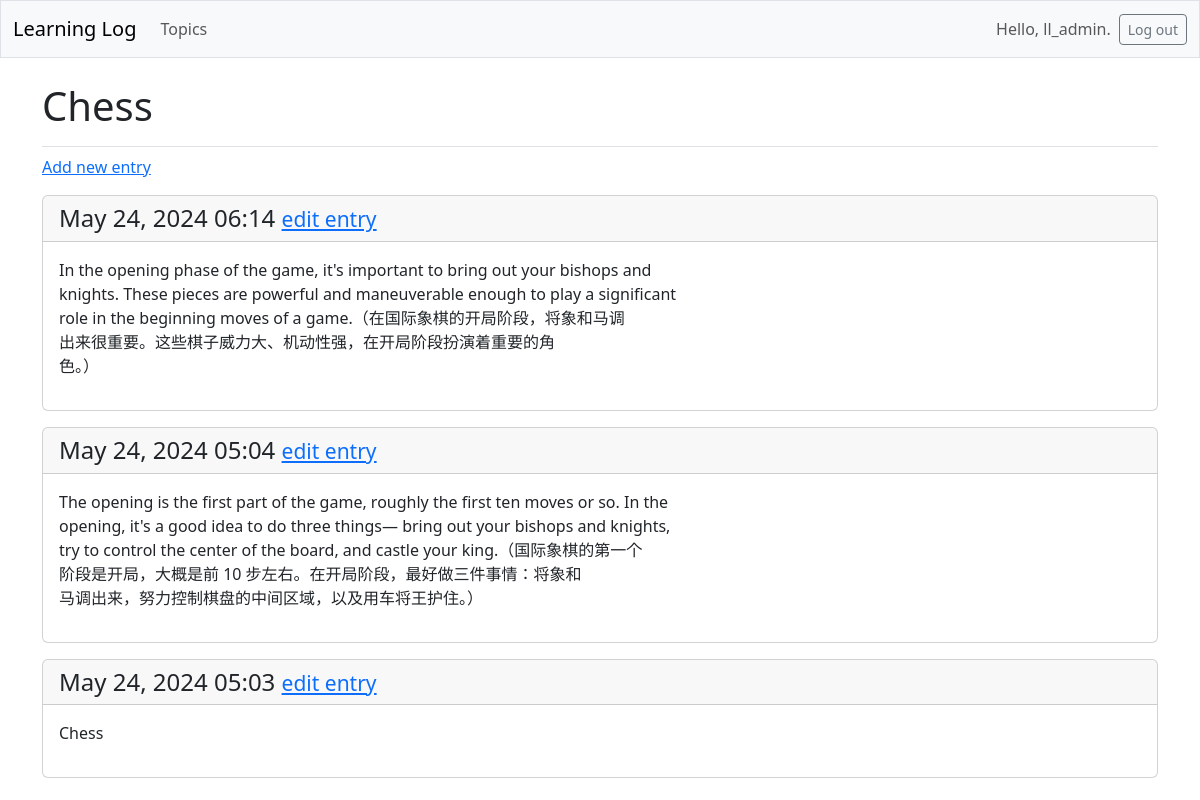
The page /topics/3/ (signed in) on the database its author committed.
### learning_logs/models.py (models this page shows, shortened)
class Topic(models.Model):
    text=models.CharField(max_length=200)
    date_added=models.DateTimeField(auto_now_add=True)
    owner = models.ForeignKey(User, on_delete=models.CASCADE)

class Entry(models.Model):
    topic = models.ForeignKey(Topic, on_delete=models.CASCADE)
    text = models.TextField()
    date_added = models.DateTimeField(auto_now_add=True)
    class Meta:
        verbose_name_plural = 'entries'

### learning_logs/views.py (the view)
# urls.py: path('topics/<int:topic_id>/', views.topic, name='topic'),
@login_required
def topic(request, topic_id):
    topic = Topic.objects.get(id=topic_id)
    if topic.owner != request.user:
        raise Http404
    entries = topic.entry_set.order_by('-date_added')
    context = {'topic': topic, 'entries': entries}
    return render(request, 'learning_logs/topic.html', context)

### learning_logs/templates/learning_logs/topic.html
{% extends 'learning_logs/base.html' %}
❶ {% block page_header %}
<h1>{{ topic.text }}</h1>
{% endblock page_header %}
{% block content %}
<p>
<a href="{% url 'learning_logs:new_entry' topic.id %}">Add new entry</a>
</p>
{% for entry in entries %}
 <div class="card mb-3">
 <h4 class="card-header">
{{ entry.date_added|date:'M d, Y H:i' }}
 <small><a href="{% url 'learning_logs:edit_entry' entry.id %}">
edit entry</a></small>
</h4>
 <div class="card-body">{{ entry.text|linebreaks }}</div>
</div>
{% empty %}
 <p>There are no entries for this topic yet.</p>
{% endfor %}
{% endblock content %}

### learning_logs/templates/learning_logs/base.html (shortened to what this page needs)
<!doctype html>
<html lang="en">
<head>
{% load django_bootstrap5 %}
{% bootstrap_css %}
</head>
<body>
<nav class="navbar navbar-expand-md navbar-light bg-light mb-4 border">
<div class="container-fluid">
<a class="navbar-brand" href="{% url 'learning_logs:index' %}">
Learning Log</a>
 <div class="collapse navbar-collapse" id="navbarCollapse">
<ul class="navbar-nav me-auto mb-2 mb-md-0">
 <li class="nav-item">
 <a class="nav-link" href="{% url 'learning_logs:topics' %}">
Topics</a></li>
</ul>
<ul class="navbar-nav ms-auto mb-2 mb-md-0">
{% if user.is_authenticated %}
<li class="nav-item">
<span class="navbar-text me-2">Hello, {{ user.username }}.
</span></li>
{% endif %}
</ul>
{% if user.is_authenticated %}
<form action="{% url 'accounts:logout' %}" method='post'>
 <button name='submit' class='btn btn-outline-secondary btn-sm'>
Log out</button>
</form>
{% endif %}
</div>
</div>
</nav>
<main class="container">
<div class="pb-2 mb-2 border-bottom">
{% block page_header %}{% endblock page_header %}
</div>
<div>
{% block content %}{% endblock content %}
</div>
</main>
</body>
</html>

### rows shown on the page
Topic: text "Chess"
Entry: date_added "May 24, 2024 06:14", text "In the opening phase of the game, it's important to bring out your bishops and knights. These pieces are powerful and maneuverable enough to play a significant role in the beginning moves of a game.（在国际象棋的开局阶段，将象和马调 出来很重要。这些棋子威力大、机动性强，在开局阶段扮演着重要的角 色。）"
Entry: date_added "May 24, 2024 05:04", text "The opening is the first part of the game, roughly the first ten moves or so. In the opening, it's a good idea to do three things— bring out your bishops and knights, try to control the center of the board, and castle your king.（国际象棋的第一个 阶段是开局，大概是前 10 步左右。在开局阶段，最好做三件事情：将象和 马调出来，努力控制棋盘的中间区域，以及用车将王护住。）"
Entry: date_added "May 24, 2024 05:03", text "Chess"

### other values the page prints
{{ user.username }} "ll_admin"
